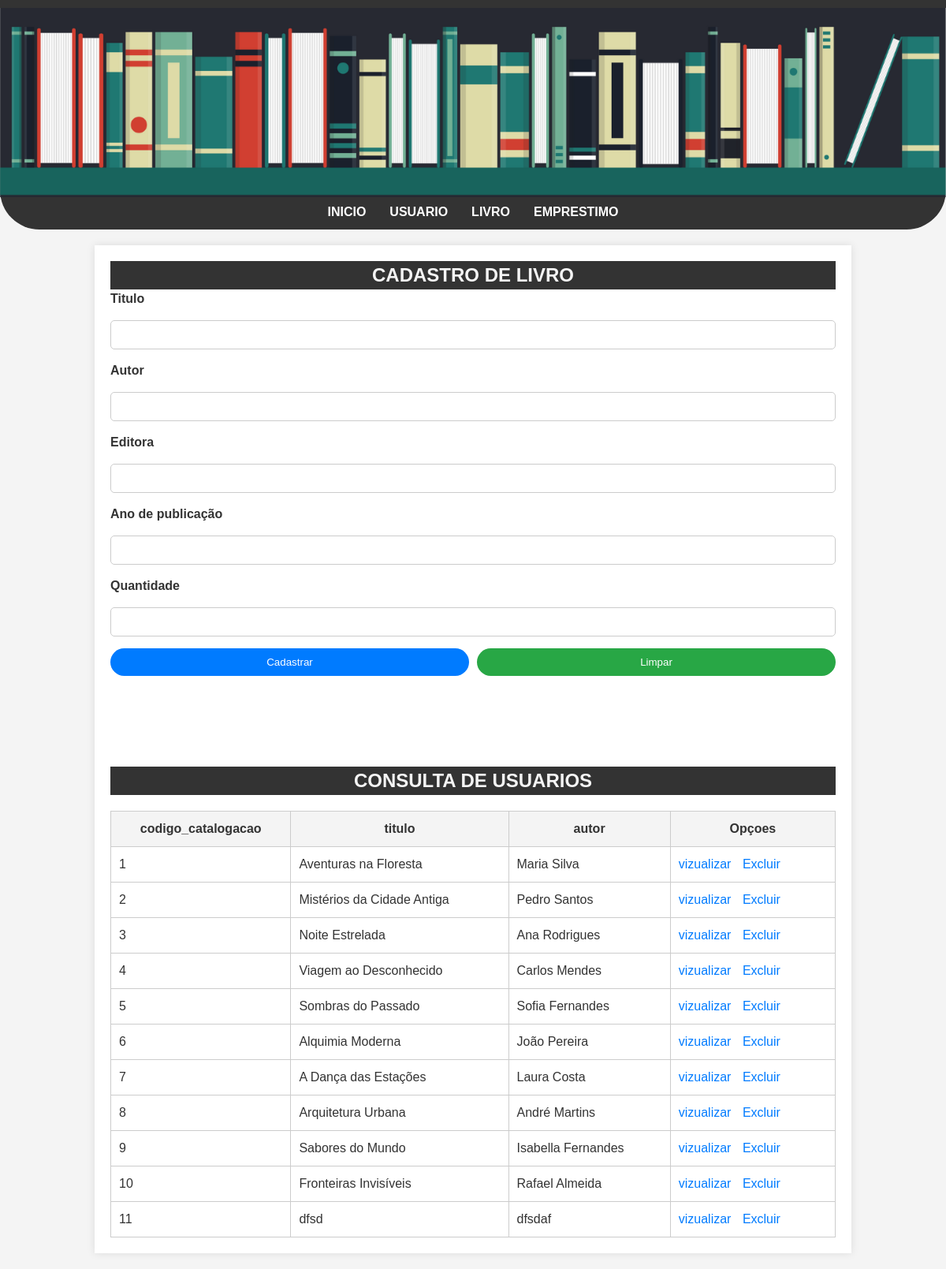
Page /livro.php on the committed database.
### tables this page shows
CREATE TABLE "tb_livro" (
	"codigo_catalogacao"	INTEGER,
	"titulo"	TEXT NOT NULL,
	"autor"	TEXT NOT NULL,
	"editora"	TEXT NOT NULL,
	"ano_de_publicacao"	TEXT NOT NULL,
	"quantidade" INTEGER NOT NULL,
	PRIMARY KEY("codigo_catalogacao" AUTOINCREMENT)
);

### livro.php (the view, shortened to what this page needs)
<?php
    try {
        $conectar = new PDO("sqlite:banco/banco_biblioteca.db");
        $sql = $conectar->query("SELECT * FROM tb_livro");
        $tb_livro = $sql->fetchAll(PDO::FETCH_ASSOC);
    } catch (\Throwable $th) {
        echo "nao ok";
    }
?>
<!DOCTYPE html>
<html lang="pt_br">
<head>
    <link rel="stylesheet" href="/css/estilo.css">
</head>
<body>
    <header>
       <img src="/img/Biblioteca-Banner.png" alt="Biblioteca-Banner">
       <nav class="menu">
            <ul>
                <li><a href="index.php">Inicio</a></li>
                <li><a href="usuarios.php">Usuario</a></li>
                <li><a href="livro.php">Livro</a></li>
                <li><a href="#">emprestimo</a></li>
            </ul>
       </nav>
    </header>
    <main>
    <div class="cadastro">
        <h2>Cadastro de livro</h2>
        <form action="livro_cadastro.php" method="POST">
            <label for="titulo">Titulo</label>
            <input type="text" name="titulo" id="titulo">
            <label for="autor">Autor</label>
            <input type="text" name="autor" id="autor">
            <label for="editora">Editora</label>
            <input type="text" name="editora" id="editora">
            <label for="ano_de_publicacao">Ano de publicação</label>
            <input type="text" name="ano_de_publicacao" id="ano_de_publicacao">
            <label for="quantidade">Quantidade</label>
            <input type="text" name="quantidade" id="quantidade">
            <div class="botoes">
                <input type="submit" value="Cadastrar">
                <input type="reset" value="Limpar">
            </div>
        </form>
    </div>
    <div class="consulta">
        <h2>Consulta de usuarios</h2>
        <table>
            <tr>
                <th>codigo_catalogacao</th>
                <th>titulo</th>
                <th>autor</th>
                <th>Opçoes</th>
            </tr>
            <?php
             for($i = 0; $i < count($tb_livro); $i++){
                echo "<tr>";
                echo "<td>" . $tb_livro[$i]['codigo_catalogacao'] . "</td>";
                echo "<td>" . $tb_livro[$i]['titulo'] . "</td>";
                echo "<td>" . $tb_livro[$i]['autor'] . "</td>";
                echo "<td> <a href='#'>vizualizar</a> <a href='#'>Excluir</a> </td>" ;
                echo "</tr>";
            }
            ?>
        </table>
    </div>
    </main>
</body>
</html>

### css/estilo.css (style rules this page uses)
* { margin: 0; padding: 0; font-family: Arial, sans-serif; text-decoration: none; box-sizing: border-box; }
body { background-color: #f4f4f4; color: #333; font-size: 16px; line-height: 1.5; }
header { background-color: #333; color: #fff; padding: 10px 0; text-align: center; border-bottom-left-radius: 50px; border-bottom-right-radius: 50px; }
header img { width: 100%; }
nav ul { list-style-type: none; display: flex; justify-content: center; }
nav li { margin: 0 15px; }
nav a { color: #fff; font-weight: bold; transition: color 0.3s; text-transform: uppercase; }
main { width: 80%; max-width: 1200px; margin: 20px auto; background-color: #fff; padding: 20px; box-shadow: 0 0 10px rgba(0, 0, 0, 0.1); }
.cadastro { margin-bottom: 100px; }
h2 { width: 100%; background-color: #333; color: #f4f4f4; text-transform: uppercase; text-align: center; }
label { font-weight: bold; }
label, input { display: block; width: 100%; margin-bottom: 15px; }
input[type="text"] { padding: 10px; border: 1px solid #ccc; border-radius: 5px; }
.botoes { display: flex; justify-content: start; gap: 10px; }
.botoes input[type="submit"], .botoes input[type="reset"], .botoes input[type="button"] { padding: 10px 20px; border: none; border-radius: 50px; cursor: pointer; transition: background-color 0.3s; }
.botoes input[type="submit"] { background-color: #007BFF; color: #fff; }
.botoes input[type="reset"] { background-color: #28a745; color: #fff; }
table { width: 100%; border-collapse: collapse; margin-top: 20px; }
th, td, tr { padding: 10px; border: 1px solid #ccc; text-align: left; }
th { background-color: #f4f4f4; text-align: center; }
td a { color: #007BFF; margin-right: 10px; }

### rows in the picture
tb_livro: codigo_catalogacao "1", titulo "Aventuras na Floresta", autor "Maria Silva"
tb_livro: codigo_catalogacao "2", titulo "Mistérios da Cidade Antiga", autor "Pedro Santos"
tb_livro: codigo_catalogacao "3", titulo "Noite Estrelada", autor "Ana Rodrigues"
tb_livro: codigo_catalogacao "4", titulo "Viagem ao Desconhecido", autor "Carlos Mendes"
tb_livro: codigo_catalogacao "5", titulo "Sombras do Passado", autor "Sofia Fernandes"
tb_livro: codigo_catalogacao "6", titulo "Alquimia Moderna", autor "João Pereira"
tb_livro: codigo_catalogacao "7", titulo "A Dança das Estações", autor "Laura Costa"
tb_livro: codigo_catalogacao "8", titulo "Arquitetura Urbana", autor "André Martins"
tb_livro: codigo_catalogacao "9", titulo "Sabores do Mundo", autor "Isabella Fernandes"
tb_livro: codigo_catalogacao "10", titulo "Fronteiras Invisíveis", autor "Rafael Almeida"
tb_livro: codigo_catalogacao "11", titulo "dfsd", autor "dfsdaf"
